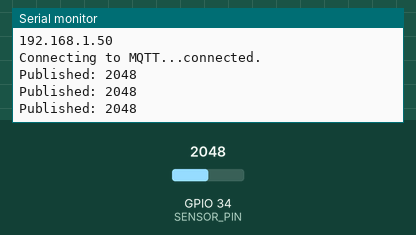
This program was run on a simulated ESP32. Shown: the last lines printed to the serial monitor. The test bench sets the inputs (shaded band); at power-on: GPIO 34 (SENSOR_PIN) = 2048. WiFi joins after 1.5 s; servers stay silent unless stated; no MQTT or app messages arrive unless stated.

Above: at 2.7 s.
2.8 s: GPIO 34 (SENSOR_PIN) set to 2866
At 3.5 s:
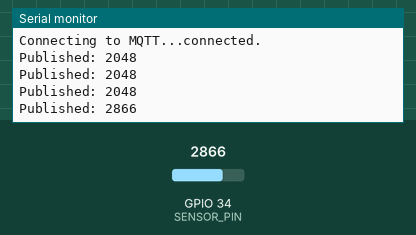
4.3 s: GPIO 34 (SENSOR_PIN) set to 3603
At 5.0 s:
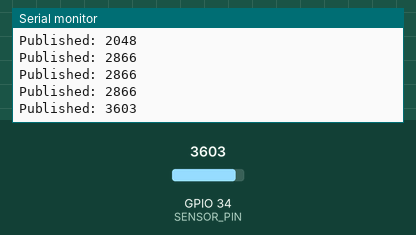
Timing chart, 0 to 7.3 s (numbered marks = the images above; inputs shaded):
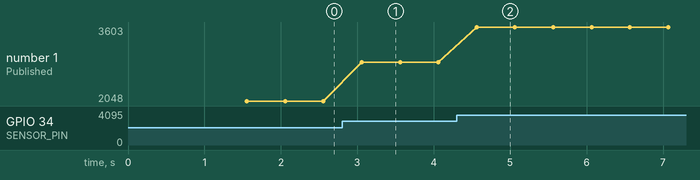

Measured:
- after the input at 2.8 s, the serial monitor: prints a new line after 0.26 s (image 1)
- after the input at 4.3 s, the serial monitor: prints a new line after 0.26 s (image 2)
- plotted number 1: 2048 → 2866 after the input at 2.8 s, 2866 → 3603 after the input at 4.3 s

The program:

main.cpp
```cpp
/**************************************************************
 * MQTT Sender - Analog Sensor (PlatformIO)
 * Author: Paolo Almario
 ***************************************************************/

#include <Arduino.h>
#include <WiFi.h>
#include <PubSubClient.h>

const char* WIFI_SSID     = "YourNetworkName";
const char* WIFI_PASSWORD = "YourPassword";
const char* MQTT_SERVER   = "broker.hivemq.com";
const int   MQTT_PORT     = 1883;
const char* MQTT_CLIENTID = "ESP32-AnalogSender-01";
const char* MQTT_PUBLISH_TOPIC = "myproject/light";

const int SENSOR_PIN = 34;
const unsigned long PUBLISH_INTERVAL = 500;

WiFiClient espClient;
PubSubClient client(espClient);
unsigned long lastMsg = 0;

void setup_wifi() {
  Serial.print("Connecting to WiFi...");
  WiFi.begin(WIFI_SSID, WIFI_PASSWORD);
  while (WiFi.status() != WL_CONNECTED) {
    delay(500);
    Serial.print(".");
  }
  Serial.println(" connected!");
  Serial.println(WiFi.localIP());
}

void reconnect() {
  while (!client.connected()) {
    Serial.print("Connecting to MQTT...");
    if (client.connect(MQTT_CLIENTID)) {
      Serial.println("connected.");
    } else {
      Serial.print("failed, rc=");
      Serial.println(client.state());
      delay(5000);
    }
  }
}

void setup() {
  Serial.begin(115200);
  setup_wifi();
  client.setServer(MQTT_SERVER, MQTT_PORT);
}

void loop() {
  if (!client.connected()) reconnect();
  client.loop();

  unsigned long now = millis();
  if (now - lastMsg > PUBLISH_INTERVAL) {
    lastMsg = now;
    int sensorValue = analogRead(SENSOR_PIN);
    char msg[16];
    snprintf(msg, sizeof(msg), "%d", sensorValue);
    client.publish(MQTT_PUBLISH_TOPIC, msg);
    Serial.print("Published: ");
    Serial.println(msg);
  }
}
```
